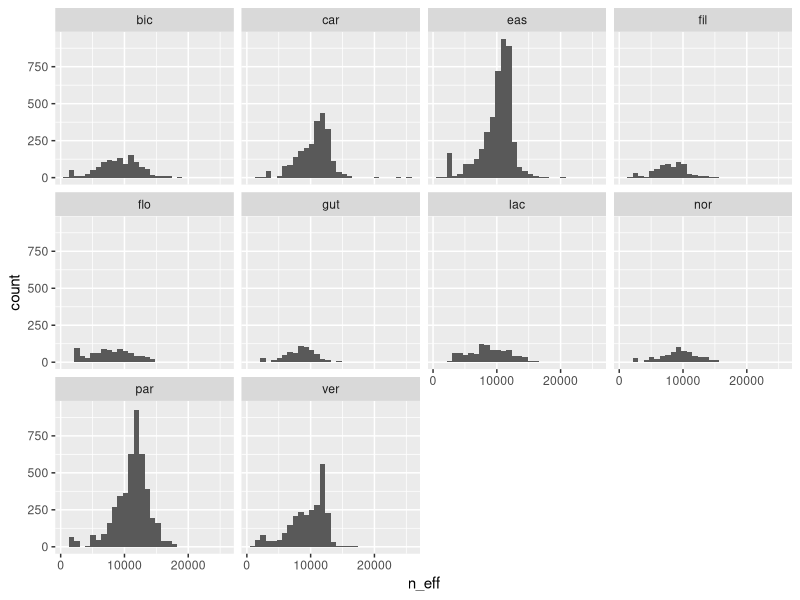

Write the R code that produced this figure.
#### PROJECT: Performance curves of Mimulus species
#### PURPOSE: Explore the fits of performance curve models
#### AUTHOR/DATE: RCW/2020-06-24

library(dplyr)
library(ggplot2)

# we ran tpc models for each species with family as the grouping variable
# we set max_tree_depth to 15, adapt_delta to 0.96, & number of iterations to 6000 
# for models of all species to get proper diagnostic statistics across species
# statistics we care aboue:
# rhat: should be 1 (indicating convergence)
# neff: should be close to the number of posterior samples



##################################################################
# TPCs
##################################################################

#################################
# read in the model summaries
#################################

ms_bic <- read.csv("Analysis-output/TPC/Model-summaries/model-sxp-af-summary_bic.csv")
ms_car <- read.csv("Analysis-output/TPC/Model-summaries/model-sxp-af-summary_car.csv")
ms_eas <- read.csv("Analysis-output/TPC/Model-summaries/model-sxp-af-summary_eas.csv")
ms_fil <- read.csv("Analysis-output/TPC/Model-summaries/model-sxp-af-summary_fil.csv")
ms_flo <- read.csv("Analysis-output/TPC/Model-summaries/model-sxp-af-summary_flo.csv")
ms_gut <- read.csv("Analysis-output/TPC/Model-summaries/model-sxp-af-summary_gut.csv")
ms_lac <- read.csv("Analysis-output/TPC/Model-summaries/model-sxp-af-summary_lac.csv")
ms_nor <- read.csv("Analysis-output/TPC/Model-summaries/model-sxp-af-summary_nor.csv")
ms_par <- read.csv("Analysis-output/TPC/Model-summaries/model-sxp-af-summary_par.csv")
ms_ver <- read.csv("Analysis-output/TPC/Model-summaries/model-sxp-af-summary_ver.csv")


# merge datasets so it's easier to explore
ms_all <- dplyr::bind_rows(ms_bic, ms_car, ms_eas, ms_fil, ms_flo, 
                           ms_gut, ms_lac, ms_nor, ms_par, ms_ver)
ms_all <- ms_all %>% mutate(species = rep(c("bic", "car", "eas", "fil", "flo",
                                            "gut", "nor", "lac", "par", "ver"), 
                                          times=c(dim(ms_bic)[1], dim(ms_car)[1], dim(ms_eas)[1], dim(ms_fil)[1], dim(ms_flo)[1], 
                                                  dim(ms_gut)[1], dim(ms_lac)[1], dim(ms_nor)[1], dim(ms_par)[1], dim(ms_ver)[1])))

#################################
# examine at rhats 
#################################
table(ms_all$species, ms_all$Rhat)
# rhats are 1 for all parameters of each species



#################################
# examine at n_eff 
#################################
ggplot(ms_all, aes(x=n_eff)) +
  geom_histogram() +
  facet_wrap(species~.)
ms_all %>% 
  group_by(species) %>%
  slice(which.min(n_eff))
# all n_eff are > 700,  
# the lowest n_eff are for parameters involved in critical limits and zero-inflation

ms_all %>% 
  group_by(species) %>%
  summarize(mean_neff = mean(n_eff, na.rm = TRUE))






